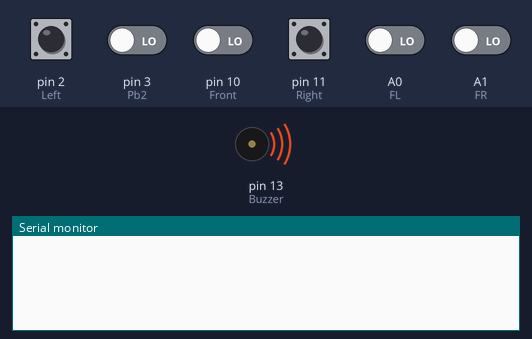
The sketch below on a simulated Arduino Uno, built with avr-gcc and run on an emulated ATmega328P. Parts: buzzer (waves = sounding, pin HIGH), the last lines printed to the serial monitor. The test bench sets the inputs (shaded band); at power-on: A0 (FL), A1 (FR), pin 2 (Left), pin 3 (Pb2), pin 10 (Front), pin 11 (Right) LOW.

Above: at 1.2 s.
1.3 s: pin 2 (Left) pulled HIGH for 0.15 s
At 1.9 s:
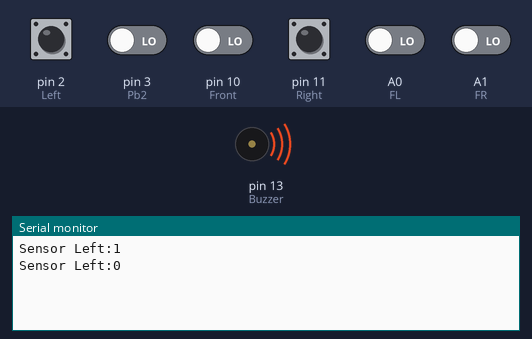
2.9 s: pin 10 (Front) driven HIGH
At 3.6 s:
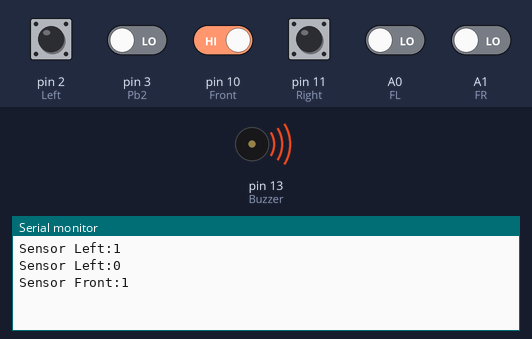
4.4 s: pin 11 (Right) pulled HIGH for 0.15 s
At 5.4 s:
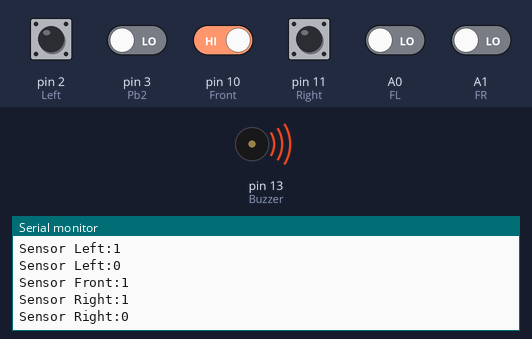
6.0 s: A0 (FL) driven HIGH
At 7.1 s:
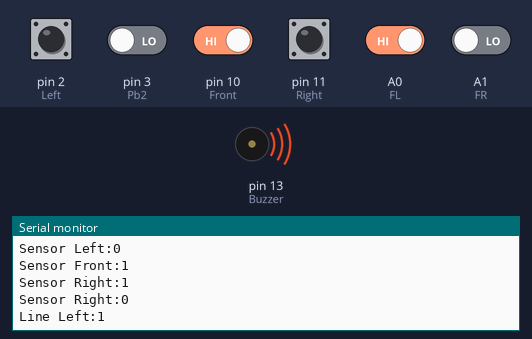
7.5 s: A1 (FR) driven HIGH
At 8.3 s:
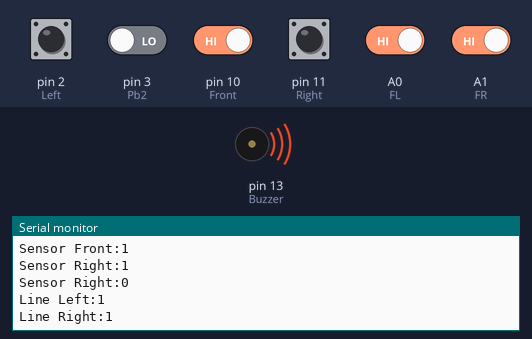

The sketch:

test-sensor.ino
```cpp
//Test code: Sensor sumobesi
/*
  Line sensor:
  Line Front Left -> FL -> A0
  Line Front Right -> FR -> A1
  Obstacle sensor:
  Left -> 2
  Right -> 11
  Front -> 10
  Back -> 1
  Switch Remote:
  PB1 -> 0
  PB2 -> 3
  Buzzer:
  Buzzer -> 13 (active low)
*/
#define FL  A0
#define FR  A1
const int Left = 2;
const int Right = 11;
const int Front = 10;
const int Back = 1;
const int Pb1 = 0;
const int Pb2 = 3;
const int Buzzer = 13;

int InpArray[] = {FL, FR, Left, Right, Front, Back, Pb1, Pb2};
int OutArray[] = {Buzzer};

void setup() {
  // put your setup code here, to run once:
  Serial.begin(115200);
  delay(10);
  // Set input pins as INPUT
  for (byte i = 0; i < sizeof(InpArray) / sizeof(InpArray[0]); i++)
    pinMode(InpArray[i], INPUT);

  // Set output pins as OUTPUT
  for (byte i = 0; i < sizeof(OutArray) / sizeof(OutArray[0]); i++)
    pinMode(OutArray[i], OUTPUT);

  // Turn off the buzzer
  digitalWrite(Buzzer, HIGH);
  while (digitalRead(Pb2) == HIGH);
}

// Define the Input structure using typedef
typedef struct {
  int StateOld = 0;
  int StateNew = 0;
} Input_t;

Input_t sLeft;
Input_t sRight;
Input_t sFront;
Input_t sBack;
Input_t sFL;
Input_t sFR;

void loop() {

  sLeft.StateNew = digitalRead(Left);
  sRight.StateNew = digitalRead(Right);
  sFront.StateNew = digitalRead(Front);
  sBack.StateNew = digitalRead(Back);
  sFL.StateNew = digitalRead(FL);
  sFR.StateNew = digitalRead(FR);

  if (sLeft.StateOld != sLeft.StateNew) {
    Serial.print("Sensor Left:");
    Serial.println(sLeft.StateNew);
    sLeft.StateOld = sLeft.StateNew;
  }
  if (sRight.StateOld != sRight.StateNew) {
    Serial.print("Sensor Right:");
    Serial.println(sRight.StateNew);
    sRight.StateOld = sRight.StateNew;
  }
  if (sFront.StateOld != sFront.StateNew) {
    Serial.print("Sensor Front:");
    Serial.println(sFront.StateNew);
    sFront.StateOld = sFront.StateNew;
  }
  /*
    if (sBack.StateOld != sBack.StateNew) {
    Serial.print("Sensor Back:");
    Serial.println(sBack.StateNew);
    sBack.StateOld = sBack.StateNew;
    }
  */
  if (sFL.StateOld != sFL.StateNew) {
    Serial.print("Line Left:");
    Serial.println(sFL.StateNew);
    sFL.StateOld = sFL.StateNew;
  }
  if (sFR.StateOld != sFR.StateNew) {
    Serial.print("Line Right:");
    Serial.println(sFR.StateNew);
    sFR.StateOld = sFR.StateNew;
  }
}
```

Measured:
- after the input at 1.3 s, the serial monitor: prints a new line at once (image 1)
- after the input at 2.9 s, the serial monitor: prints a new line at once (image 2)
- after the input at 4.4 s, the serial monitor: prints a new line at once (image 3)
- after the input at 6.0 s, the serial monitor: prints a new line at once (image 4)
- after the input at 7.5 s, the serial monitor: prints a new line at once (image 5)
